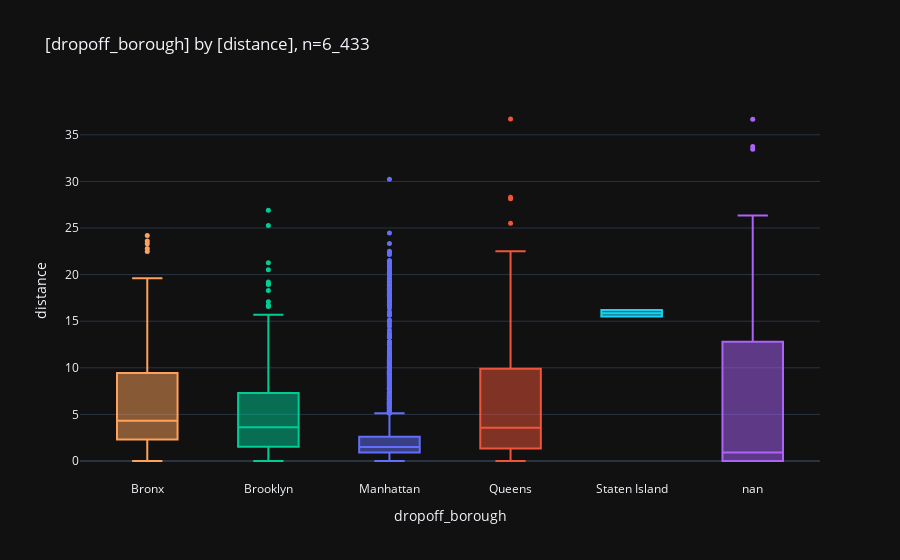

Notebook code cell kept with this figure:
### Code cell
_df = df[["dropoff_borough","distance"]]
print(_df)
_=pls.plot_boxes_large(
    _df,
    width=600,
    # violin=True,
    # use_log=True,
)
_=pls.plot_boxes(
    _df,
    width=600,
    # violin=True,
    # use_log=True,
)

### Figure 1 — Plotly figure (JSON) as saved in the notebook; plotly's stock layout.template omitted (floating-point values rounded to 4 significant figures; data arrays with more than 128 entries replaced by an {"elided": "..."} marker saying what was removed)
{"data": [{"alignmentgroup": "True", "hovertemplate": "dropoff_borough=%{x}<br>distance=%{y}<extra></extra>", "legendgroup": "Manhattan", "marker": {"color": "#636efa", "size": 5}, "name": "Manhattan", "notched": false, "offsetgroup": "Manhattan", "orientation": "v", "showlegend": true, "type": "box", "width": 0.5, "x": {"elided": "5206 str values"}, "x0": " ", "xaxis": "x", "y": {"elided": "5206 float values"}, "y0": " ", "yaxis": "y"}, {"alignmentgroup": "True", "hovertemplate": "dropoff_borough=%{x}<br>distance=%{y}<extra></extra>", "legendgroup": "Queens", "marker": {"color": "#EF553B", "size": 5}, "name": "Queens", "notched": false, "offsetgroup": "Queens", "orientation": "v", "showlegend": true, "type": "box", "width": 0.5, "x": {"elided": "542 str values"}, "x0": " ", "xaxis": "x", "y": {"elided": "542 float values"}, "y0": " ", "yaxis": "y"}, {"alignmentgroup": "True", "hovertemplate": "dropoff_borough=%{x}<br>distance=%{y}<extra></extra>", "legendgroup": "Brooklyn", "marker": {"color": "#00cc96", "size": 5}, "name": "Brooklyn", "notched": false, "offsetgroup": "Brooklyn", "orientation": "v", "showlegend": true, "type": "box", "width": 0.5, "x": {"elided": "501 str values"}, "x0": " ", "xaxis": "x", "y": {"elided": "501 float values"}, "y0": " ", "yaxis": "y"}, {"alignmentgroup": "True", "hovertemplate": "dropoff_borough=%{x}<br>distance=%{y}<extra></extra>", "legendgroup": "nan", "marker": {"color": "#ab63fa", "size": 5}, "name": "nan", "notched": false, "offsetgroup": "nan", "orientation": "v", "showlegend": true, "type": "box", "width": 0.5, "x": ["nan", "nan", "nan", "nan", "nan", "nan", "nan", "nan", "nan", "nan", "nan", "nan", "nan", "nan", "nan", "nan", "nan", "nan", "nan", "nan", "nan", "nan", "nan", "nan", "nan", "nan", "nan", "nan", "nan", "nan", "nan", "nan", "nan", "nan", "nan", "nan", "nan", "nan", "nan", "nan", "nan", "nan", "nan", "nan", "nan"], "x0": " ", "xaxis": "x", "y": [0.0, 0.0, 1.74, 0.03, 0.0, 13.4, 0.9, 0.9, 0.0, 6.32, 5.69, 1.4, 14.82, 26.35, 19.2, 12.6, 0.0, 24.57, 3.2, 0.34, 0.84, 24.63, 0.0, 21.3, 0.0, 33.76, 0.0, 0.04, 36.66, 2.1, 4.2, 14.8, 0.72, 10.36, 0.83, 4.99, 0.0, 2.53, 0.0, 0.0, 33.46, 0.0, 0.0, 0.0, 0.0], "y0": " ", "yaxis": "y"}, {"alignmentgroup": "True", "hovertemplate": "dropoff_borough=%{x}<br>distance=%{y}<extra></extra>", "legendgroup": "Bronx", "marker": {"color": "#FFA15A", "size": 5}, "name": "Bronx", "notched": false, "offsetgroup": "Bronx", "orientation": "v", "showlegend": true, "type": "box", "width": 0.5, "x": {"elided": "137 str values"}, "x0": " ", "xaxis": "x", "y": {"elided": "137 float values"}, "y0": " ", "yaxis": "y"}, {"alignmentgroup": "True", "hovertemplate": "dropoff_borough=%{x}<br>distance=%{y}<extra></extra>", "legendgroup": "Staten Island", "marker": {"color": "#19d3f3", "size": 5}, "name": "Staten Island", "notched": false, "offsetgroup": "Staten Island", "orientation": "v", "showlegend": true, "type": "box", "width": 0.5, "x": ["Staten Island", "Staten Island"], "x0": " ", "xaxis": "x", "y": [15.51, 16.2], "y0": " ", "yaxis": "y"}], "layout": {"boxmode": "group", "legend": {"title": {"text": "dropoff_borough"}, "tracegroupgap": 0}, "showlegend": false, "title": {"text": "[dropoff_borough] by [distance], n=6_433"}, "xaxis": {"anchor": "y", "categoryarray": ["Bronx", "Brooklyn", "Manhattan", "Queens", "Staten Island", "nan"], "categoryorder": "array", "domain": [0, 1], "title": {"text": "dropoff_borough"}}, "yaxis": {"anchor": "x", "domain": [0, 1], "title": {"text": "distance"}}}}
